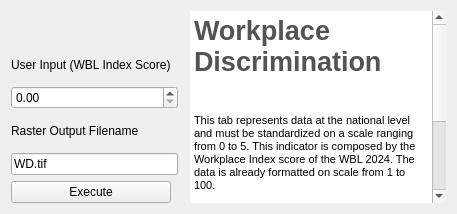
         <widget class="QWidget" name="tab_2">
          <attribute name="title">
           <string>Workplace Discrimination</string>
          </attribute>
          <layout class="QGridLayout" name="gridLayout_4">
           <item row="1" column="0">
            <widget class="QLabel" name="wd_label">
             <property name="maximumSize">
              <size>
               <width>200</width>
               <height>50</height>
              </size>
             </property>
             <property name="text">
              <string>User Input (WBL Index Score)</string>
             </property>
            </widget>
           </item>
           <item row="4" column="0" colspan="2">
            <widget class="QgsFilterLineEdit" name="WD_Output_Field">
             <property name="text">
              <string>WD.tif</string>
             </property>
             <property name="qgisRelation" stdset="0">
              <string notr="true"/>
             </property>
            </widget>
           </item>
           <item row="3" column="0" colspan="2">
            <widget class="QLabel" name="label_44">
             <property name="maximumSize">
              <size>
               <width>16777215</width>
               <height>50</height>
              </size>
             </property>
             <property name="text">
              <string>Raster Output Filename</string>
             </property>
            </widget>
           </item>
           <item row="0" column="3" rowspan="6">
            <widget class="QTextEdit" name="textEdit_9">
             <property name="enabled">
              <bool>true</bool>
             </property>
             <property name="frameShape">
              <enum>QFrame::NoFrame</enum>
             </property>
             <property name="readOnly">
              <bool>true</bool>
             </property>
             <property name="html">
              <string>&lt;!DOCTYPE HTML PUBLIC &quot;-//W3C//DTD HTML 4.0//EN&quot; &quot;http://www.w3.org/TR/REC-html40/strict.dtd&quot;&gt;
&lt;html&gt;&lt;head&gt;&lt;meta name=&quot;qrichtext&quot; content=&quot;1&quot; /&gt;&lt;style type=&quot;text/css&quot;&gt;
p, li { white-space: pre-wrap; }
&lt;/style&gt;&lt;/head&gt;&lt;body style=&quot; font-family:'MS Shell Dlg 2'; font-size:8.25pt; font-weight:400; font-style:normal;&quot;&gt;
&lt;p style=&quot; margin-top:12px; margin-bottom:12px; margin-left:0px; margin-right:0px; -qt-block-indent:0; text-indent:0px;&quot;&gt;&lt;span style=&quot; font-size:20pt; font-weight:600; color:#535353;&quot;&gt;Workplace Discrimination&lt;/span&gt;&lt;/p&gt;
&lt;p style=&quot;-qt-paragraph-type:empty; margin-top:12px; margin-bottom:12px; margin-left:0px; margin-right:0px; -qt-block-indent:0; text-indent:0px; font-size:8pt; font-weight:600; color:#535353;&quot;&gt;&lt;br /&gt;&lt;/p&gt;
&lt;p style=&quot; margin-top:12px; margin-bottom:12px; margin-left:0px; margin-right:0px; -qt-block-indent:0; text-indent:0px;&quot;&gt;&lt;span style=&quot; font-size:8pt;&quot;&gt;This tab represents data at the national level and must be standardized on a scale ranging from 0 to 5. This indicator is composed by the Workplace Index score of the WBL 2024. The data is already formatted on scale from 1 to 100.&lt;/span&gt;&lt;/p&gt;
&lt;p style=&quot; margin-top:12px; margin-bottom:12px; margin-left:0px; margin-right:0px; -qt-block-indent:0; text-indent:0px;&quot;&gt;&lt;span style=&quot; font-size:8pt; font-weight:600;&quot;&gt;Input&lt;/span&gt;&lt;span style=&quot; font-size:8pt;&quot;&gt;: The input field takes in the WBL index score.&lt;/span&gt;&lt;/p&gt;
&lt;p style=&quot; margin-top:12px; margin-bottom:12px; margin-left:0px; margin-right:0px; -qt-block-indent:0; text-indent:0px;&quot;&gt;&lt;span style=&quot; font-size:8pt; font-weight:600;&quot;&gt;Output&lt;/span&gt;&lt;span style=&quot; font-size:8pt;&quot;&gt;:  A raster file containing values ranging from 0 to 5 is saved to the output directory. A value of 5 indicates areas with a high level of workplace discrimination afforded to women, whereas a value of 0 indicates areas where no workplace discrimination are afforded to women. &lt;/span&gt;&lt;/p&gt;&lt;/body&gt;&lt;/html&gt;</string>
             </property>
            </widget>
           </item>
           <item row="2" column="0" colspan="2">
            <widget class="QDoubleSpinBox" name="WD_User_Value_Input">
             <property name="maximum">
              <double>100.000000000000000</double>
             </property>
            </widget>
           </item>
           <item row="5" column="0">
            <widget class="QPushButton" name="WD_Execute_PB">
             <property name="text">
              <string>Execute</string>
             </property>
            </widget>
           </item>
           <item row="5" column="1" colspan="2">
            <widget class="QLabel" name="WD_status">
             <property name="text">
              <string/>
             </property>
            </widget>
           </item>
          </layout>
         </widget>
